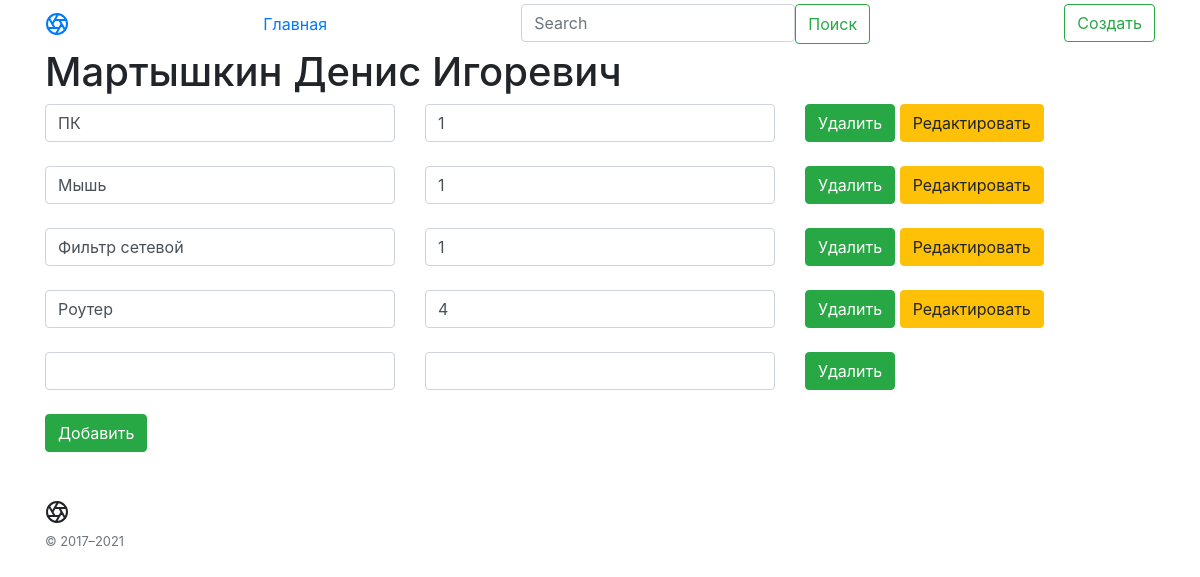
Page /inventory/7 on the committed database.
### main.py (models this page shows, shortened)
class Article(db.Model):
    id = db.Column(db.Integer, primary_key=True)
    title = db.Column(db.String(100), nullable=False)
    intro = db.Column(db.String(300), nullable=False)
    date = db.Column(db.DateTime, default=datetime.utcnow)

class Equipment(db.Model):
    id = db.Column(db.Integer, primary_key=True)
    eq = db.Column(db.String(100), nullable=False)
    col = db.Column(db.Integer, nullable=False)
    user_id = db.Column(db.Integer, db.ForeignKey('article.id'))

### main.py (the view)
@app.route('/inventory/<int:id>')
def equip(id):
    article = Article.query.get(id)
    equipment = Equipment.query.all()
    return render_template("eq.html", article=int(article.id), equipment=equipment, name=article)

### templates/eq.html (shortened to what this page needs)
{% extends 'base.html' %}
{% block body %}
<div class="container">
    <h1>{{ name.title }}</h1>
    {% for el in equipment %}
    {% if el.user_id == article %}
    <form action="/inventory/{{ name.id }}/{{ el.id }}/updateeq" method="POST">
        <div class="row">
            <div class="col"><input type="text" name="eq.{{el.id}}" id="eq.{{el.id}}" class="form-control" value="{{ el.eq }}">
            </div>
            <div class="col">
                <input name="col.{{el.id}}" id="col.{{el.id}}" class="form-control" value="{{ el.col }}">
            </div>
            <div class="col">
                <a href="/inventory/{{ name.id }}/{{ el.id }}/deleteeq" class="btn btn-success">Удалить</a>
                <button formaction="/inventory/{{ name.id }}/{{ el.id }}/show" type="submit" class="btn btn-warning">Редактировать</button>
            </div>
        </div>
        <br>
        {% endif %}
        {% endfor %}
    </form>
    <form action="/inventory/{{ name.id }}/{{ equipment[-1].id+1 }}/new/{{ equipment[-1].id }}" method="POST">
        <div class="row">
            <div class="col"><input type="text" name="eq_id" id="eq_id" class="form-control"></div>
            <div class="col"><input name="col_id" id="col_id" class="form-control"></div>
            <div class="col"><a href="/inventory/{{ name.id }}/{{ equipment[-1].id }}/deleteeq" class="btn btn-success">Удалить</a>
            </div>
        </div>
        <br>
        <button type="submit" class="btn btn-success">Добавить</button>
    </form>
</div>
{% endblock %}

### rows in the picture
Article: title "Мартышкин Денис Игоревич"
Equipment: eq "ПК", col "1"
Equipment: eq "Мышь", col "1"
Equipment: eq "Фильтр сетевой", col "1"
Equipment: eq "Роутер", col "4"
